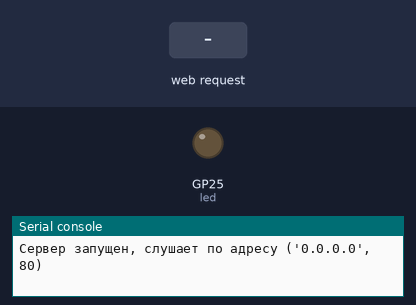
A program run on a simulated Raspberry Pi Pico running MicroPython. Parts: output pins drawn as LEDs (lit = HIGH), the last lines printed to the serial console. The test bench sets the inputs (shaded band). WiFi joins after 1.5 s.

Above: at 3.2 s.
3.3 s: HTTP request GET /lighton received
At 3.9 s:
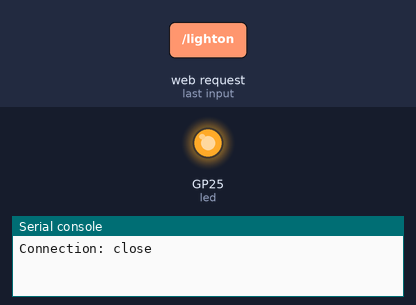
4.8 s: HTTP request GET /lightoff received
At 6.2 s:
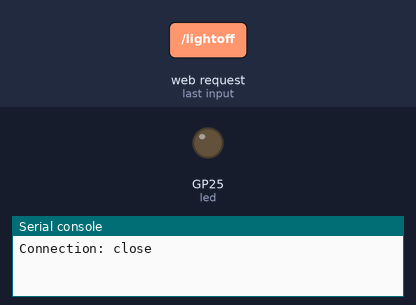
Timing chart, 0 to 7.8 s (numbered marks = the images above; inputs shaded):
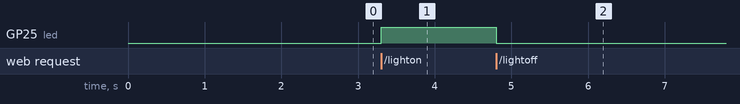

Measured:
- after the input at 3.3 s, GP25 (led): LOW → HIGH at once
- after the input at 4.8 s, GP25 (led): HIGH → LOW at once

The program:

WebLedsBtns_Control.py
```python
# Video https://youtu.be/K81fellve8E
# Post http://kontakts.ru/showthread.php/40...6267#post86267
# Telega https://t.me/MrMicroPython

import wifi_init
import socket
from machine import Pin

# Инициализация встроенного светодиода
led = Pin("LED", Pin.OUT)

# Подключаемся к Wi-Fi
wlan = wifi_init.connect_wifi()

# Настройка веб-сервера
addr = socket.getaddrinfo('0.0.0.0', 80)[0][-1]
s = socket.socket()
s.setsockopt(socket.SOL_SOCKET, socket.SO_REUSEADDR, 1)
s.bind(addr)
s.listen()

print("Сервер запущен, слушает по адресу", addr)

# Основной цикл обработки HTTP-запросов
while True:
    try:
        conn, addr = s.accept()
        print("Новое подключение от", addr)

        # Читаем запрос
        request = conn.recv(1024).decode()
        print("Запрос:", request)

        # Обрабатываем команды
        if "/lighton" in request:
            led.value(1)
        elif "/lightoff" in request:
            led.value(0)

        # Формируем HTML-страницу
        response = """\
HTTP/1.0 200 OK
Content-Type: text/html

<!DOCTYPE html>
<html>
<head>
    <title>Pico Web Server</title>
</head>
<body>
    <h1>LED Control</h1>
    <form action="/lighton">
        <button>Turn On</button>
    </form>
    <br>
    <form action="/lightoff">
        <button>Turn Off</button>
    </form>
</body>
</html>
"""
        conn.sendall(response.encode())
        conn.close()

    except OSError:
        conn.close()
        print("Соединение закрыто")
```

wifi_init.py
```python
# Video https://youtu.be/fqqyaIz4dtU
# Post http://kontakts.ru/showthread.php/40902?p=86265#post86265
# Telega https://t.me/MrMicroPython

import network
import time

wifi_config = {
    'ssid': 'your-ssid',
    'password': 'your-password'
}

def connect_wifi():
    wlan = network.WLAN(network.STA_IF)
    wlan.active(True)

    # Получаем данные о Wi-Fi из config.py
    ssid = wifi_config['ssid']
    password = wifi_config['password']

    if not wlan.isconnected():
        print('Подключение к сети Wi-Fi...')
        wlan.connect(ssid, password)

        while not wlan.isconnected():
            time.sleep(1)  # Ждём подключения
            print("Ожидаем подключения...")

    print('Подключено к Wi-Fi:', wlan.ifconfig())
    return wlan

wlan =  connect_wifi()
```
